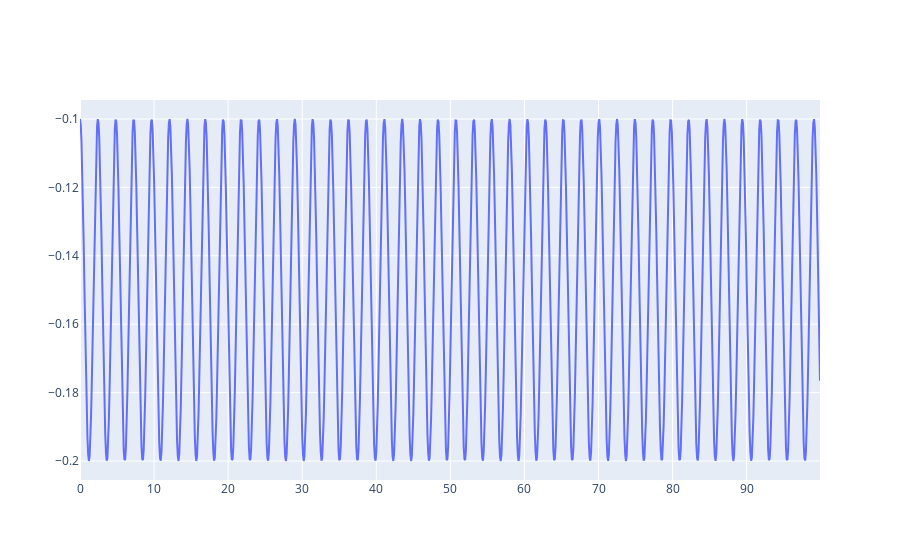

The code cell stored with this chart in its notebook:
### Code cell
py.iplot([go.Scatter(x=timeline,y=eigenvalue(stateA,stateB,timeline))])

### Figure 1 — Plotly figure (JSON) as saved in the notebook; plotly's stock layout.template omitted (floating-point values rounded to 4 significant figures; data arrays with more than 128 entries replaced by an {"elided": "..."} marker saying what was removed)
{"data": [{"type": "scatter", "x": {"elided": "1000 float values"}, "y": {"elided": "1000 float values"}}], "layout": {}}
